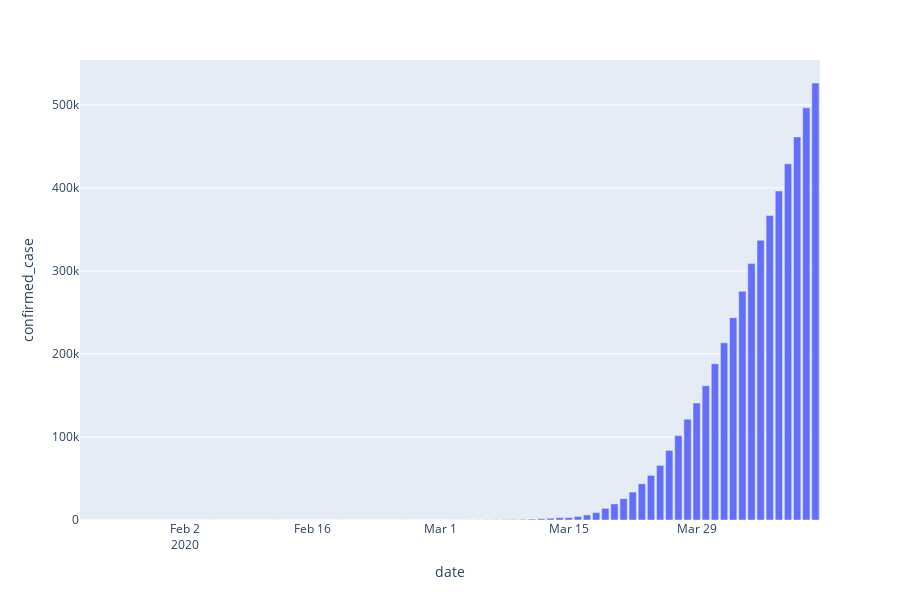

The cell this chart's notebook holds for it:
### Code cell
# data_canada = px.data.gapminder().query("country == 'Canada'")
# fig = px.bar(df_test, x='date',y='confirmed_case')
# fig.show()
